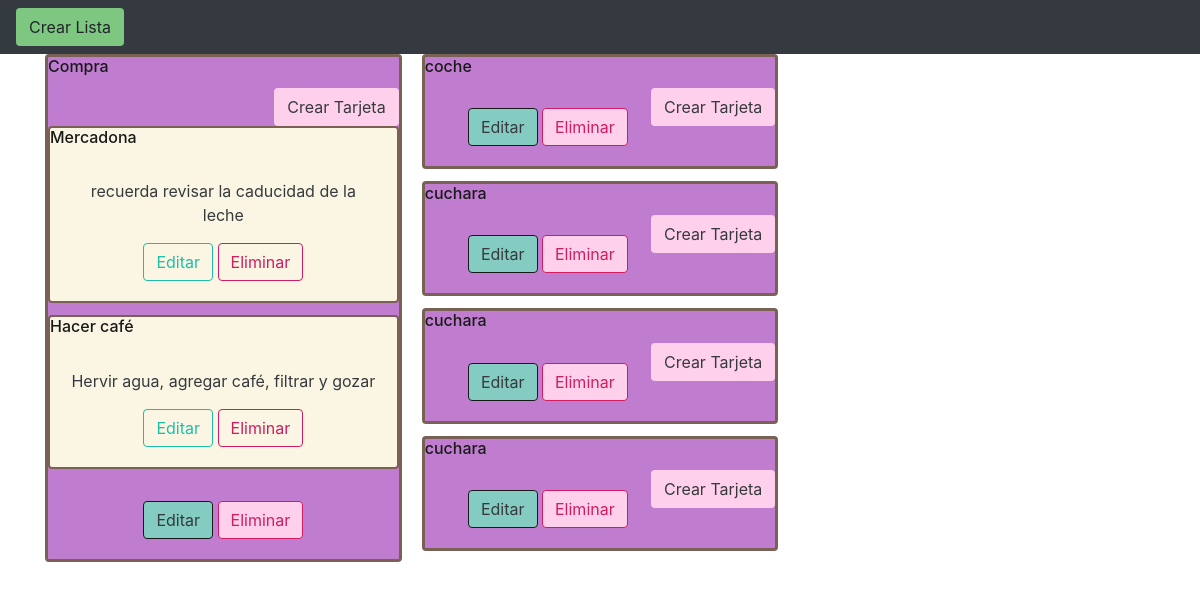
The page /appBD/consulTab/ on the database as committed earlier.
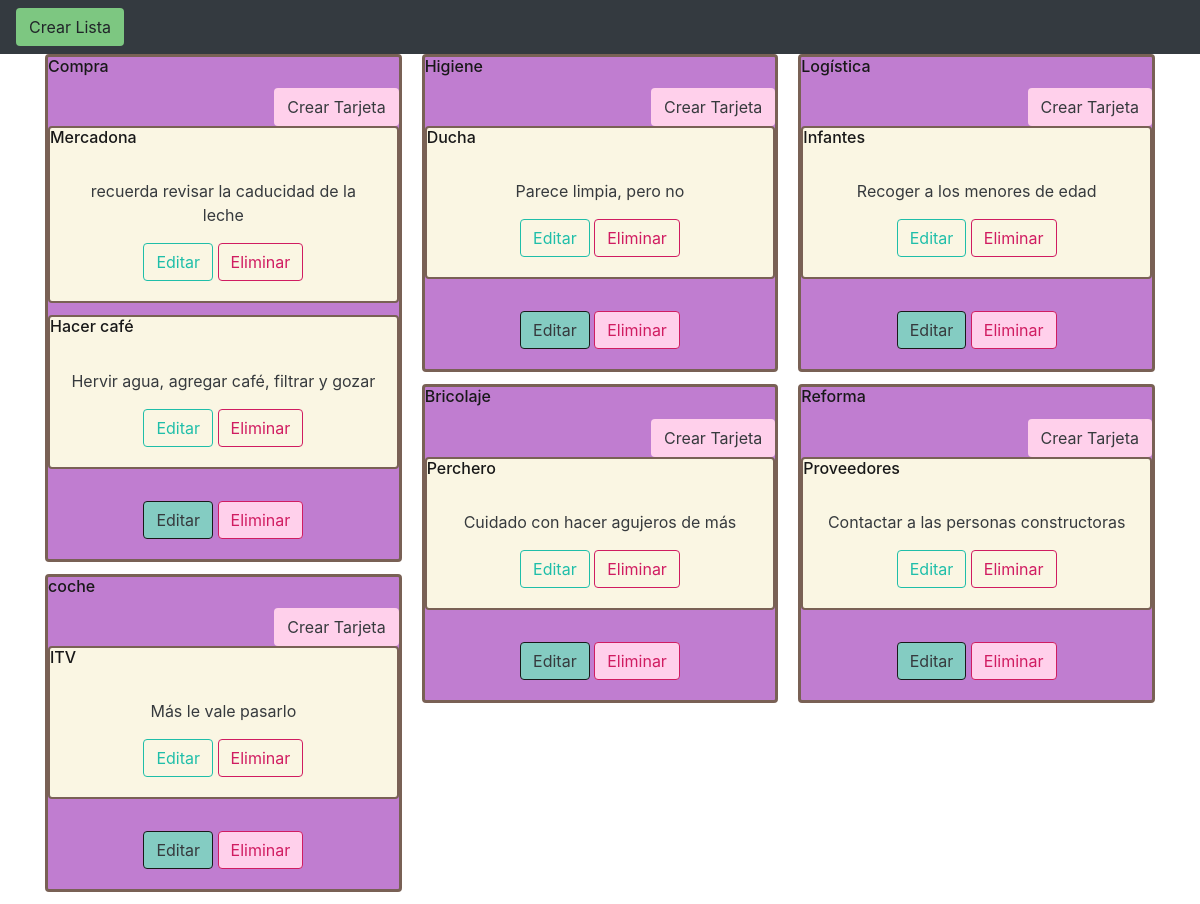
The same page on the database as committed later.
### appBD/models.py (models this page shows, shortened)
class Lista(models.Model):
    nombreList = models.CharField(max_length = 30)
    fkTablero = models.ForeignKey(Tablero, on_delete=models.CASCADE, related_name="listas")

class Tarjeta(models.Model):
    nombreTarj = models.CharField(max_length = 30)
    descripcion = models.CharField(max_length = 300)
    fkLista = models.ForeignKey(Lista, on_delete=models.CASCADE, related_name="tarjetas")

### appBD/views.py (the view)
# urls.py: path('consulTab/',views.consultarTablero, name='consultarTablero'),
def consultarTablero(request):
    template = 'appBD/consultarTablero.html'
    todo = Tablero.objects.prefetch_related('listas__tarjetas')
    casa = get_object_or_404(todo,pk=1)
    contexto = {'todo':casa}
    return render (request, template, contexto)

### appBD/templates/appBD/consultarTablero.html (shortened to what this page needs)
{% extends "appBD/index.html" %} {% load static %}
    {% block content %}
 <div class="container">
        <div class="card-columns">
        {% for lista in todo.listas.all %}
            <div class="card" style="background-color:#ba70cc; border: 3px solid #6b5043; opacity: 90%">
                <h6 class="card-title">{{lista.nombreList}} </h6>
                <a href="{% url 'crearTarjeta'%}" class="btn" style="background-color:#ffcce9; float: right">Crear Tarjeta</a>
            {% for tarjeta in lista.tarjetas.all %}
            <div class="card" style="background-color:#faf6e1; border: 2px solid #6b5043">
                <h6 class="card-title">{{tarjeta.nombreTarj}} </h6>
                <div class="card-body text-center">
                    <p class="card-text">{{tarjeta.descripcion}}</p>
                    <a href="{% url 'editarTarjeta' tarjeta.id %}" class="btn" style="border: 1px solid; color: #07b8a0">Editar</a>
                    <a href="{% url 'eliminarTarjeta' tarjeta.id %}" class="btn" style="border: 1px solid; color: #cc0451">Eliminar</a>
                </div>
            </div>
            {% endfor %}
                 <div class="card-body text-center">
                    <a href="{% url 'editarLista' lista.id %}" class="btn" style="border: 1px solid black; background-color:#77c7bc">Editar</a>
                    <a href="{% url 'eliminarLista' lista.id %}" class="btn" style="border: 1px solid; color: #cc0451; background-color:#ffcce9">Eliminar</a>
                </div>
            </div>
        {% endfor %}
    {% endblock %}

### appBD/templates/appBD/index.html (shortened to what this page needs)
{% load bootstrap %}
{% load static %}
<!DOCTYPE html>
<html lang="en">
<head>
    <link rel="stylesheet" href="https://maxcdn.bootstrapcdn.com/bootstrap/4.4.1/css/bootstrap.min.css">
    <link rel="stylesheet" href="{% static 'css/estilo.css' %}">
</head>
<body>
    <nav class="navbar navbar-expand-sm bg-dark navbar-dark">
        <a href="{% url 'crearLista'%}" class="btn" style="background-color:#7dc781">Crear Lista</a>
    </nav>
{% block content %}
{% endblock %}
</body>
</html>

### appBD/static/css/estilo.css (style rules this page uses)
body { background-image: url('https://previews.123rf.com/images/maverickinfanta/maverickinfanta1508/maverickinfanta150800127/44183987-modelo-dulce-de-la-acuarela-deliciosa-con-donuts-fondo-dibujado-a-mano-ilustraci%C3%B3n-del-vector-.jpg'); }
.card-title { color: black; }

Rows that differ between the two databases and show on the page:
removed Lista: nombreList "cuchara"
removed Lista: nombreList "cuchara"
removed Lista: nombreList "cuchara"
added Tarjeta: nombreTarj "ITV", descripcion "Más le vale pasarlo", shown under Lista "coche"
added Lista: nombreList "Higiene"
added Tarjeta: nombreTarj "Ducha", descripcion "Parece limpia, pero no", shown under "Higiene"
added Lista: nombreList "Bricolaje"
added Tarjeta: nombreTarj "Perchero", descripcion "Cuidado con hacer agujeros de más", shown under "Bricolaje"
added Lista: nombreList "Logística"
added Tarjeta: nombreTarj "Infantes", descripcion "Recoger a los menores de edad", shown under "Logística"
added Lista: nombreList "Reforma"
added Tarjeta: nombreTarj "Proveedores", descripcion "Contactar a las personas constructoras", shown under "Reforma"
